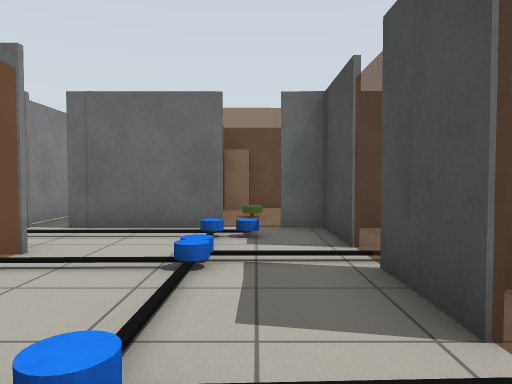
View 1 (above)

24 first-person views from a walk through a robot-simulator world made for Gazebo. The camera is 0.9 m above the floor, tilts 2° down and sees 70° across. The floor is counted in squares, 1 m on a side. Each view is taken from the middle of a square. On the plan, view 1 faces up. The plan holds only what a view shows up to about 12 squares ahead; the rest is blank. The robots in the file are not drawn. Some stock models are drawn as simple stand-ins.

View 2
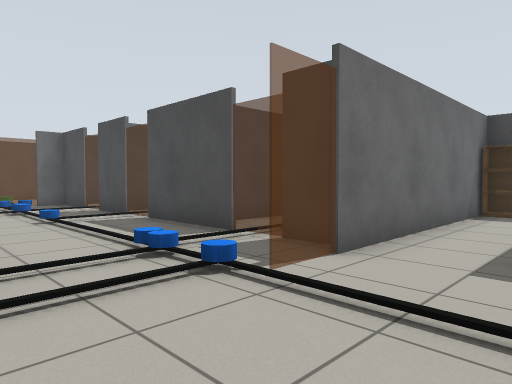

View 3
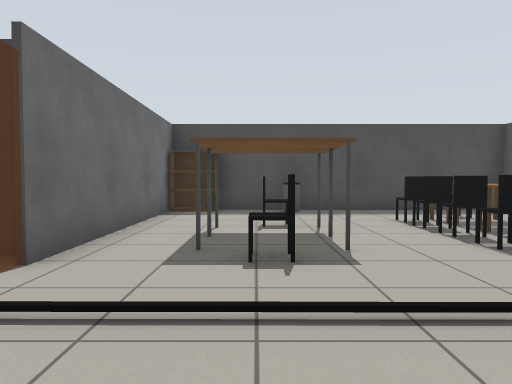

View 4
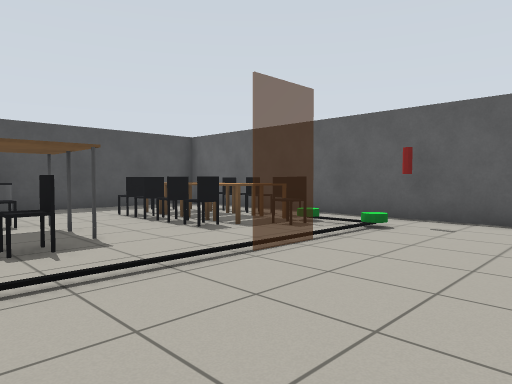

View 5
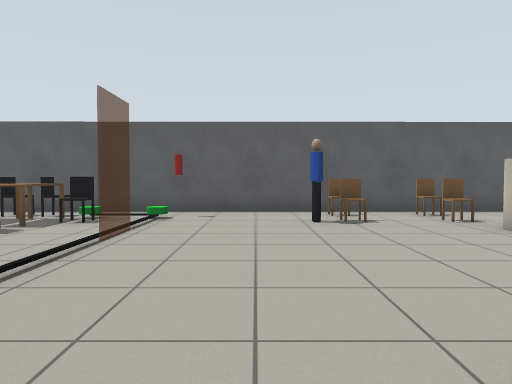

View 6
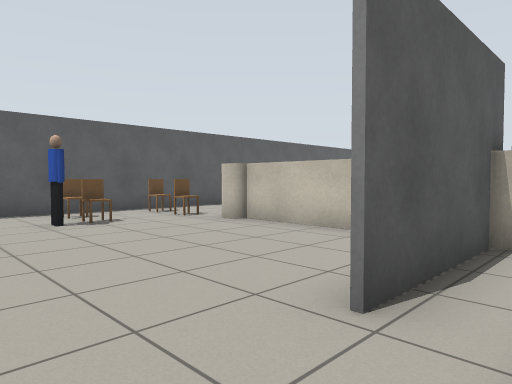

View 7
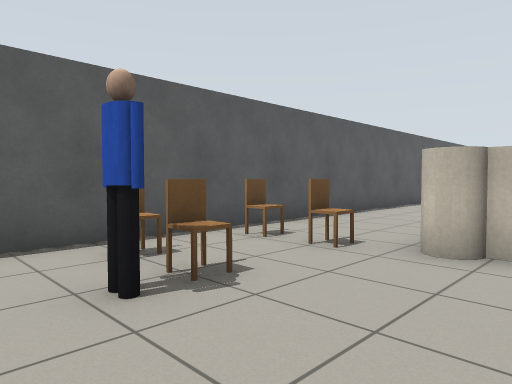

View 8
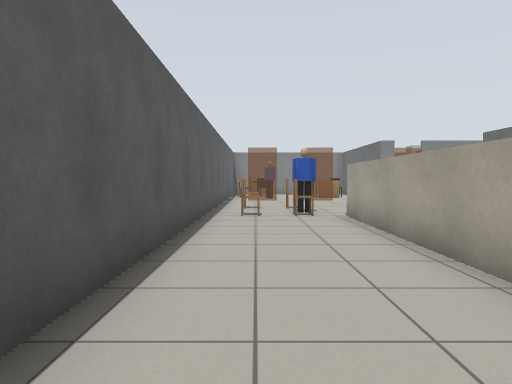

View 9
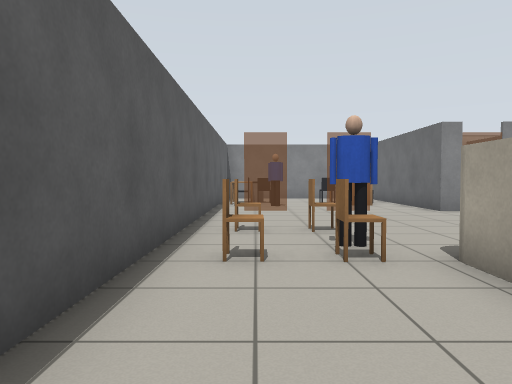

View 10
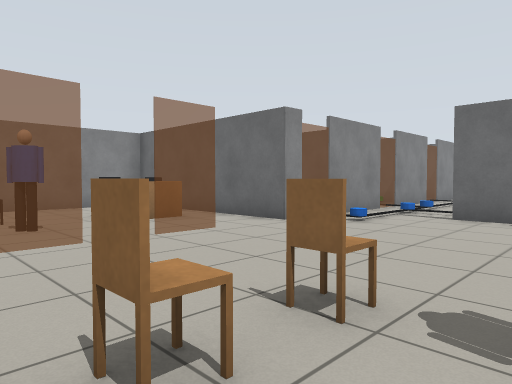

View 11
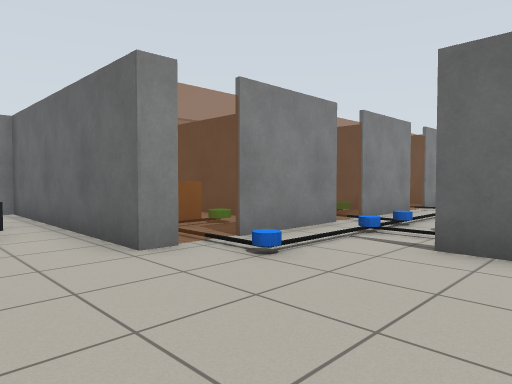

View 12
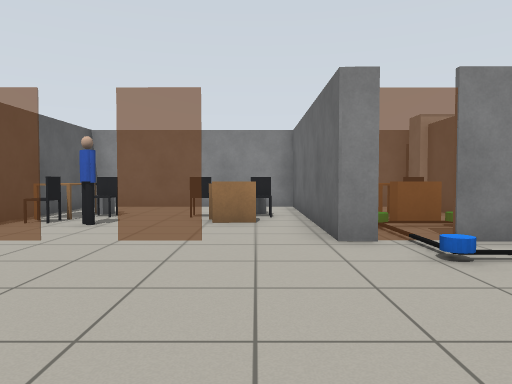

View 13
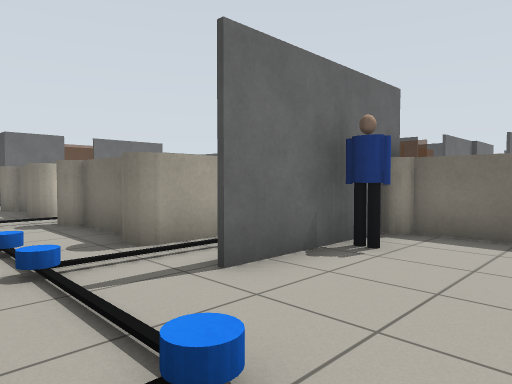

View 14
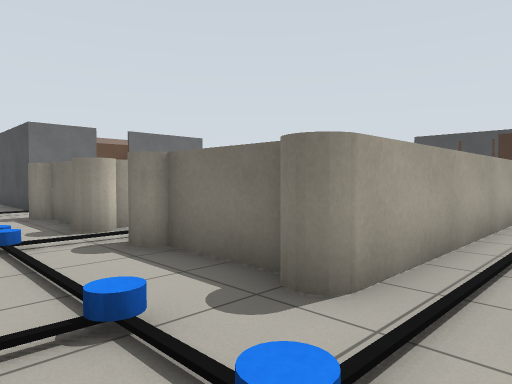

View 15
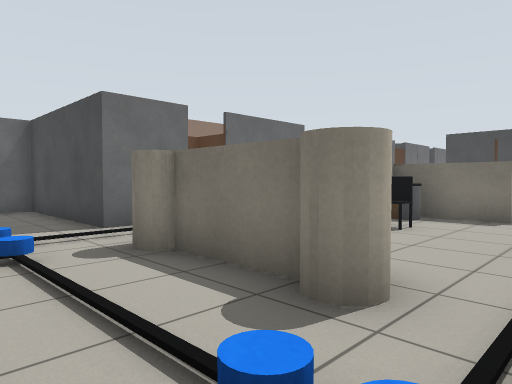

View 16
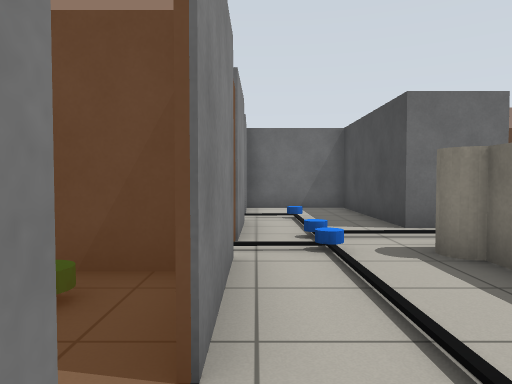

View 17
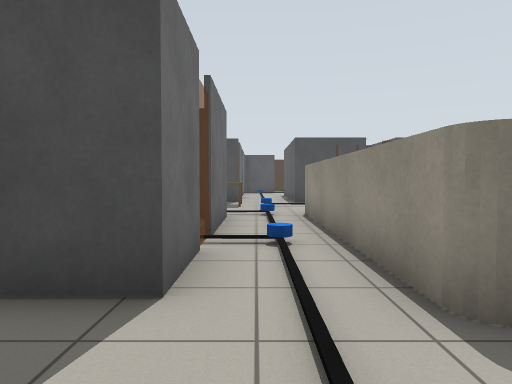

View 18
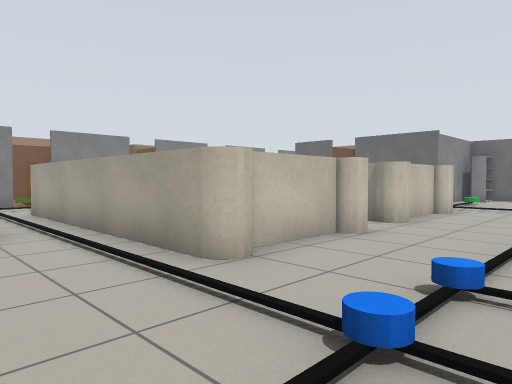

View 19
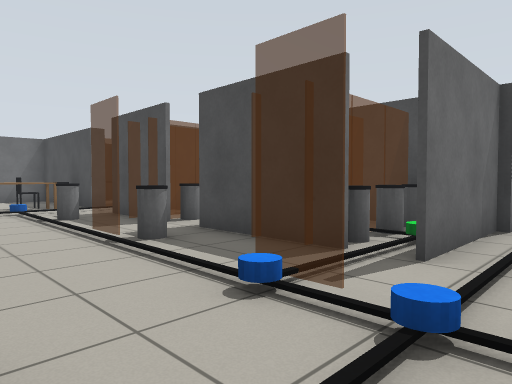

View 20
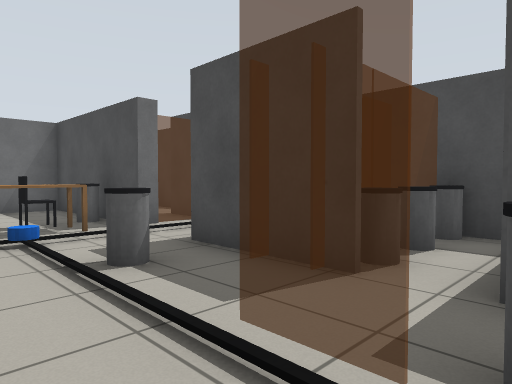

View 21
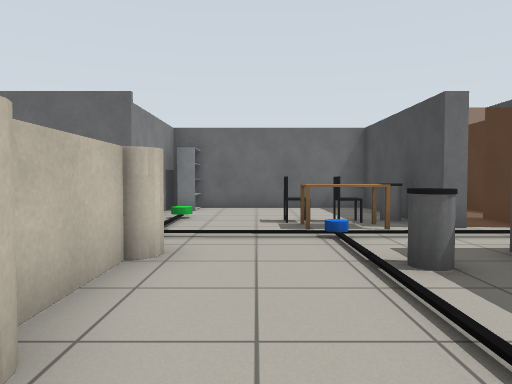

View 22
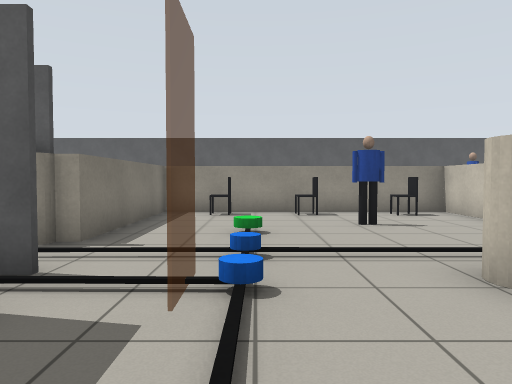

View 23
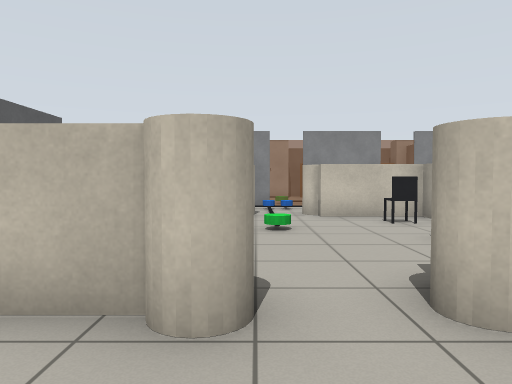

View 24
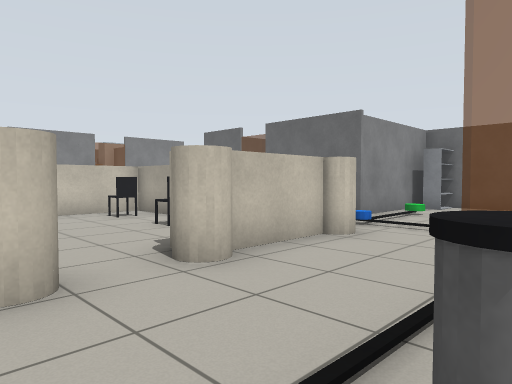

### Floor plan
Key: @ floor where view 1 was taken; # wall or solid block; . floor; = window, fence, low wall or low ledge; F fridge; C blue cylinder; B bin; K bookshelf; T table; I office chair; G green cylinder; E fire extinguisher; W white cylinder; H chair; P person; S chest of drawers; A wardrobe; L shelf; O other object.
Columns run from 30 left of view 1 to 8 right of it. Each row starts with its distance up from view 1.
 12        ####    ########      ###
 11        ...#     L.....#      FF
 10        ...#     ......#       ..
  9        ...#    #G.....#       O.
  8        .O.#    #G..IIB #
  7       #...## ####..TT. ####### ##
  6        .C...C...O..C...   ...CC.#
  5        .C..............    .....#
  4      ##..TTTTTTTTT..B####   .C..
  3      GG...TIIIIBT....       ....#
  2      G=..TT.....TT...#      ....=
  1        .CTT.G...T.....BBB#  .C..
  0      ##.C.T.GG.. T..B#      ..@.
 -1      OO...T     T....#      ....###
 -2  A    =...T     T....#BBB   ...#..
 -3  A     .C.TTTTTTTT.C.#O###  CB..
 -4 #######.C..........C.........C.######
 -5 #  OSG#...###W........W###.... ......K#
 -6     S..#...P.# ....G..#.........TT...K#
 -7      O..C....# ..P....#........ITTI...#
 -8 #######.....  #.......#.........TTI..B#
 -9 #.BIS........ #I..I.I.#...............#
-10 #..IS.. .....W########W...... ..IIII..#
-11 #...... .....W###### ##.........IIII..#
-12 #....P. ...HPH.........H.HP..GGITTTTO.#
-13 #.BII.. ...H.H.........H.H...E..III ..#
-14 #..TI............................### O#
-15  ##  ############################

Positions as (right, up) in squares from view 1, and headings:
1: (0, 0), facing up
2: (-3, -7), facing up-right
3: (-3, -7), facing right
4: (-4, -6), facing down-right
5: (-3, -4), facing down
6: (-2, -4), facing down-left
7: (-3, -9), facing down-left
8: (-8, -13), facing left
9: (-13, -13), facing left
10: (-18, -14), facing up-left
11: (-19, -10), facing up-left
12: (-18, -9), facing left
13: (-23, -8), facing up-right
14: (-23, -5), facing up-right
15: (-23, 0), facing up-right
16: (-23, 0), facing up
17: (-23, 6), facing right
18: (-10, -6), facing up-left
19: (-13, -5), facing up-right
20: (-12, 0), facing up-right
21: (-12, 0), facing up
22: (-11, 0), facing down
23: (-11, 0), facing left
24: (-10, -1), facing up-left
